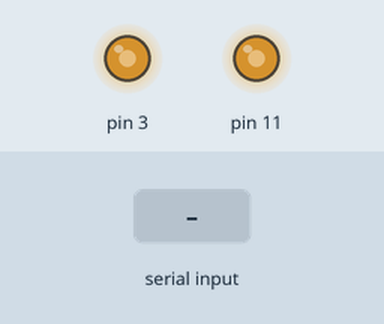
This sketch was run on a simulated Arduino Uno, built with avr-gcc and run on an emulated ATmega328P. Parts: output pins drawn as LEDs (lit = HIGH). The test bench sets the inputs (shaded band). What the sketch prints to the serial monitor is not drawn.

Above: at 1.2 s.
1.3 s: "90,45\n" received over Serial
Timing chart, 0 to 6.5 s (numbered marks = the images above; inputs shaded):
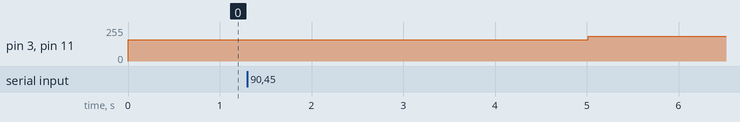

The sketch:

pwm_control.ino
```cpp
#define BOTTOM 255-187
uint16_t volatile setup_time=0;
uint8_t update=0,move=0,turn=0;
uint16_t  speed, speed_ref, direction, direction_ref;
float  pwm1=0.5, pwm2=0.5, control, kp, ki;

ISR(TIMER2_OVF_vect){
    if(setup_time<1666){   //5 segundos. esperar para permitir o ESC reconhecer o stop e calibrar
      setup_time++;
      TCNT2 = BOTTOM;
      OCR2A = (255-187)+(255-(255-187))*0.5;
      OCR2B = (255-187)+(255-(255-187))*0.5;
    }
    else if(setup_time>=1666){
       TCNT2 = BOTTOM;
       if (pwm1>0.633) pwm1=0.633; //limite superior
       if (pwm2>0.633) pwm2=0.633; //limite superior
       if (pwm1<0.367) pwm1=0.367; //limite inferior
       if (pwm2<0.367) pwm2=0.367; //limite inferior
       OCR2A = (255-187)+(255-(255-187))*pwm1;
       OCR2B = (255-187)+(255-(255-187))*pwm2;
    }

  }

///////////////////////////////////////////////////////////////////////////////////////////////////////

void init_timer() {      //para um duty cycle de 0.5 a contagem é 1500us
  DDRB |= (1 << DDB3); //definir PB3 como output (PB3) é a porta correspondente à saída de comparação OC2A
  TCCR2B = 0; // Stop TC2
  CLKPR = 0x80; // Prepare bits
  CLKPR = 0x00; // CLK prescaler at 1
  TCCR2A |= (1 << WGM21) | (1 << WGM20); // set fast PWM Mode
  TCCR2A |= (1 << COM2A1); // set none-inverting mode
  TCCR2A |= (1 << COM2B1); // set none-inverting mode
  TIMSK2=0x01; //interrupçao tc2 por overflow
  TCNT2=BOTTOM; // definir bottom
  OCR2A = (255-187)+(255-(255-187))*0.5; // set PWM1 for 50% duty cycle    //pino 11
  OCR2B = (255-187)+(255-(255-187))*0.5; // set PWM2 for 50% duty cycle    //pino 3
  TCCR2B=0x06; // Start TC2 with prescaler at 256 -> periodo = (256-BOTTOM)*(1/16000000)*256 = 3000 us = 1500*2 us =             ... 20000 us
  sei();
}

void setup() {
  Serial.begin(9600);
  pinMode(11, OUTPUT);
  pinMode(3, OUTPUT);
  init_timer();
}


int speed_control(int speed_error) {
    //altera PWM entre 0.5 e 0.633 conforme speed_error. Usar controlador PI
    control=0.00133*speed_error;//+ki*integral(speed_error) //como se faz o integral?? (speed_error_atual+speed_error_antigo)*tempo ?
    if(((pwm1+control)<0.633)&&((pwm2+control)<0.633)){
      pwm1=pwm1+control;
      pwm2=pwm2+control;
    }
    else if(((pwm1+control)>0.633)||((pwm2+control)>0.633)){
      pwm1=0.633;
      pwm2=0.633;
    }
    return 1;
}

void loop() {
 if (Serial.available() > 0) {
    int number = Serial.parseInt();
    if((number>=-99)&&(number<=99)){
    speed_control(number);
    Serial.print("I received: ");
    Serial.println(number, DEC);
    Serial.print("pwm1 is: ");
    Serial.println(pwm1, DEC);
    Serial.print("pwm2 is: ");
    Serial.println(pwm2, DEC);
    }
  }
}
```

Measured:
- after the input at 1.3 s, pin 3, pin 11: 161/255 → 186/255 after 3.7 s
